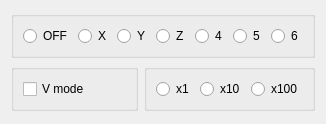
<?xml version="1.0" encoding="UTF-8"?>
<ui version="4.0">
 <class>WLMPGWidget</class>
 <widget class="QWidget" name="WLMPGWidget">
  <property name="geometry">
   <rect>
    <x>0</x>
    <y>0</y>
    <width>291</width>
    <height>124</height>
   </rect>
  </property>
  <property name="sizePolicy">
   <sizepolicy hsizetype="Preferred" vsizetype="Maximum">
    <horstretch>0</horstretch>
    <verstretch>0</verstretch>
   </sizepolicy>
  </property>
  <property name="maximumSize">
   <size>
    <width>16777215</width>
    <height>16777214</height>
   </size>
  </property>
  <property name="windowTitle">
   <string>Form</string>
  </property>
  <layout class="QGridLayout" name="gridLayout">
   <item row="2" column="1">
    <widget class="QGroupBox" name="groupBoxX">
     <property name="toolTip">
      <string>key Q,W,E</string>
     </property>
     <property name="title">
      <string/>
     </property>
     <layout class="QGridLayout" name="gridLayout_3">
      <item row="0" column="0">
       <widget class="QRadioButton" name="rbX1">
        <property name="text">
         <string>x1</string>
        </property>
        <attribute name="buttonGroup">
         <string notr="true">buttonGroupX</string>
        </attribute>
       </widget>
      </item>
      <item row="0" column="1">
       <widget class="QRadioButton" name="rbX10">
        <property name="text">
         <string>x10</string>
        </property>
        <attribute name="buttonGroup">
         <string notr="true">buttonGroupX</string>
        </attribute>
       </widget>
      </item>
      <item row="0" column="2">
       <widget class="QRadioButton" name="rbX100">
        <property name="text">
         <string>x100</string>
        </property>
        <attribute name="buttonGroup">
         <string notr="true">buttonGroupX</string>
        </attribute>
       </widget>
      </item>
     </layout>
    </widget>
   </item>
   <item row="2" column="0">
    <widget class="QGroupBox" name="groupBoxV">
     <property name="toolTip">
      <string>key V</string>
     </property>
     <property name="title">
      <string/>
     </property>
     <layout class="QGridLayout" name="gridLayout_4">
      <item row="0" column="0">
       <widget class="QCheckBox" name="cbVmode">
        <property name="text">
         <string>V mode</string>
        </property>
       </widget>
      </item>
     </layout>
    </widget>
   </item>
   <item row="0" column="0" rowspan="2" colspan="2">
    <widget class="QGroupBox" name="groupBoxAxis">
     <property name="toolTip">
      <string>key 0,1...6</string>
     </property>
     <property name="title">
      <string/>
     </property>
     <layout class="QGridLayout" name="gridLayout_2">
      <item row="0" column="5">
       <widget class="QRadioButton" name="rb5">
        <property name="text">
         <string>5</string>
        </property>
        <attribute name="buttonGroup">
         <string notr="true">buttonGroupAxis</string>
        </attribute>
       </widget>
      </item>
      <item row="0" column="1">
       <widget class="QRadioButton" name="rbX">
        <property name="text">
         <string>X</string>
        </property>
        <attribute name="buttonGroup">
         <string notr="true">buttonGroupAxis</string>
        </attribute>
       </widget>
      </item>
      <item row="0" column="3">
       <widget class="QRadioButton" name="rbZ">
        <property name="text">
         <string>Z</string>
        </property>
        <attribute name="buttonGroup">
         <string notr="true">buttonGroupAxis</string>
        </attribute>
       </widget>
      </item>
      <item row="0" column="0">
       <widget class="QRadioButton" name="rbOff">
        <property name="text">
         <string>OFF</string>
        </property>
        <attribute name="buttonGroup">
         <string notr="true">buttonGroupAxis</string>
        </attribute>
       </widget>
      </item>
      <item row="0" column="4">
       <widget class="QRadioButton" name="rb4">
        <property name="text">
         <string>4</string>
        </property>
        <attribute name="buttonGroup">
         <string notr="true">buttonGroupAxis</string>
        </attribute>
       </widget>
      </item>
      <item row="0" column="2">
       <widget class="QRadioButton" name="rbY">
        <property name="text">
         <string>Y</string>
        </property>
        <attribute name="buttonGroup">
         <string notr="true">buttonGroupAxis</string>
        </attribute>
       </widget>
      </item>
      <item row="0" column="6">
       <widget class="QRadioButton" name="rb6">
        <property name="text">
         <string>6</string>
        </property>
        <attribute name="buttonGroup">
         <string notr="true">buttonGroupAxis</string>
        </attribute>
       </widget>
      </item>
     </layout>
    </widget>
   </item>
   <item row="3" column="0">
    <spacer name="verticalSpacer">
     <property name="orientation">
      <enum>Qt::Vertical</enum>
     </property>
     <property name="sizeHint" stdset="0">
      <size>
       <width>20</width>
       <height>40</height>
      </size>
     </property>
    </spacer>
   </item>
  </layout>
 </widget>
 <resources/>
 <connections/>
 <buttongroups>
  <buttongroup name="buttonGroupAxis"/>
  <buttongroup name="buttonGroupX"/>
 </buttongroups>
</ui>
